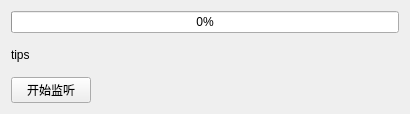
<?xml version="1.0" encoding="UTF-8"?>
<ui version="4.0">
 <class>MainWindow</class>
 <widget class="QMainWindow" name="MainWindow">
  <property name="geometry">
   <rect>
    <x>0</x>
    <y>0</y>
    <width>410</width>
    <height>114</height>
   </rect>
  </property>
  <property name="windowTitle">
   <string>MainWindow</string>
  </property>
  <widget class="QWidget" name="centralWidget">
   <layout class="QVBoxLayout" name="verticalLayout_3">
    <item>
     <layout class="QVBoxLayout" name="verticalLayout_2">
      <item>
       <layout class="QVBoxLayout" name="verticalLayout">
        <item>
         <widget class="QProgressBar" name="serverProgressBar">
          <property name="value">
           <number>0</number>
          </property>
         </widget>
        </item>
        <item>
         <widget class="QLabel" name="serverStatusLabel">
          <property name="text">
           <string>tips</string>
          </property>
         </widget>
        </item>
       </layout>
      </item>
      <item>
       <layout class="QHBoxLayout" name="horizontalLayout">
        <item>
         <widget class="QPushButton" name="startButton">
          <property name="text">
           <string>开始监听</string>
          </property>
         </widget>
        </item>
        <item>
         <spacer name="horizontalSpacer">
          <property name="orientation">
           <enum>Qt::Horizontal</enum>
          </property>
          <property name="sizeHint" stdset="0">
           <size>
            <width>218</width>
            <height>20</height>
           </size>
          </property>
         </spacer>
        </item>
       </layout>
      </item>
     </layout>
    </item>
   </layout>
  </widget>
  <widget class="QMenuBar" name="menuBar">
   <property name="geometry">
    <rect>
     <x>0</x>
     <y>0</y>
     <width>410</width>
     <height>23</height>
    </rect>
   </property>
  </widget>
 </widget>
 <layoutdefault spacing="6" margin="11"/>
 <resources/>
 <connections/>
</ui>
